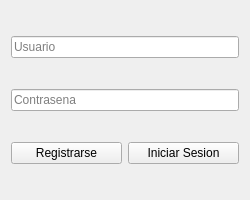
<?xml version="1.0" encoding="UTF-8"?>
<ui version="4.0">
 <class>Login</class>
 <widget class="QWidget" name="Login">
  <property name="geometry">
   <rect>
    <x>0</x>
    <y>0</y>
    <width>250</width>
    <height>200</height>
   </rect>
  </property>
  <property name="windowTitle">
   <string>Login</string>
  </property>
  <layout class="QGridLayout" name="gridLayout">
   <item row="2" column="1">
    <widget class="QPushButton" name="loginButton">
     <property name="text">
      <string>Iniciar Sesion</string>
     </property>
    </widget>
   </item>
   <item row="1" column="0" colspan="2">
    <widget class="QLineEdit" name="passwordEdit">
     <property name="echoMode">
      <enum>QLineEdit::EchoMode::Password</enum>
     </property>
     <property name="placeholderText">
      <string>Contrasena</string>
     </property>
    </widget>
   </item>
   <item row="0" column="0" colspan="2">
    <widget class="QLineEdit" name="usernameEdit">
     <property name="placeholderText">
      <string>Usuario</string>
     </property>
    </widget>
   </item>
   <item row="2" column="0">
    <widget class="QPushButton" name="signupButton">
     <property name="text">
      <string>Registrarse</string>
     </property>
    </widget>
   </item>
  </layout>
 </widget>
 <resources/>
 <connections/>
</ui>
